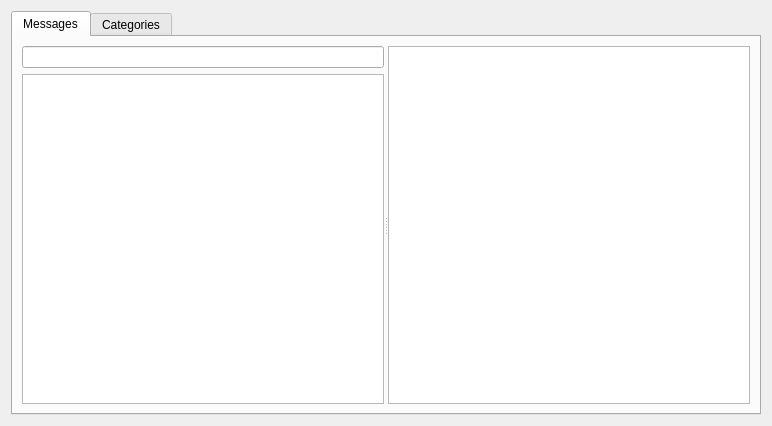
<?xml version="1.0" encoding="UTF-8"?>
<ui version="4.0">
 <class>GammaRay::MessageHandlerWidget</class>
 <widget class="QWidget" name="GammaRay::MessageHandlerWidget">
  <property name="geometry">
   <rect>
    <x>0</x>
    <y>0</y>
    <width>772</width>
    <height>426</height>
   </rect>
  </property>
  <layout class="QVBoxLayout" name="verticalLayout_3">
   <item>
    <widget class="QTabWidget" name="tabWidget">
     <property name="currentIndex">
      <number>0</number>
     </property>
     <widget class="QWidget" name="messagesTab">
      <attribute name="title">
       <string>Messages</string>
      </attribute>
      <layout class="QVBoxLayout" name="verticalLayout_2">
       <item>
        <widget class="QSplitter" name="mainSplitter">
         <property name="orientation">
          <enum>Qt::Horizontal</enum>
         </property>
         <widget class="QWidget" name="layoutWidget">
          <layout class="QVBoxLayout" name="verticalLayout">
           <item>
            <widget class="QLineEdit" name="messageSearchLine"/>
           </item>
           <item>
            <widget class="GammaRay::DeferredTreeView" name="messageView">
             <property name="contextMenuPolicy">
              <enum>Qt::CustomContextMenu</enum>
             </property>
             <property name="rootIsDecorated">
              <bool>false</bool>
             </property>
            </widget>
           </item>
          </layout>
         </widget>
         <widget class="GammaRay::DeferredTreeView" name="backtraceView">
          <property name="contextMenuPolicy">
           <enum>Qt::CustomContextMenu</enum>
          </property>
          <property name="rootIsDecorated">
           <bool>false</bool>
          </property>
          <property name="uniformRowHeights">
           <bool>true</bool>
          </property>
         </widget>
        </widget>
       </item>
      </layout>
     </widget>
     <widget class="QWidget" name="categoriesTab">
      <attribute name="title">
       <string>Categories</string>
      </attribute>
      <layout class="QVBoxLayout" name="verticalLayout_4">
       <item>
        <widget class="GammaRay::DeferredTreeView" name="categoriesView">
         <property name="rootIsDecorated">
          <bool>false</bool>
         </property>
         <property name="uniformRowHeights">
          <bool>true</bool>
         </property>
        </widget>
       </item>
      </layout>
     </widget>
    </widget>
   </item>
  </layout>
 </widget>
 <customwidgets>
  <customwidget>
   <class>GammaRay::DeferredTreeView</class>
   <extends>QTreeView</extends>
   <header location="global">ui/deferredtreeview.h</header>
  </customwidget>
 </customwidgets>
 <resources/>
 <connections/>
</ui>
